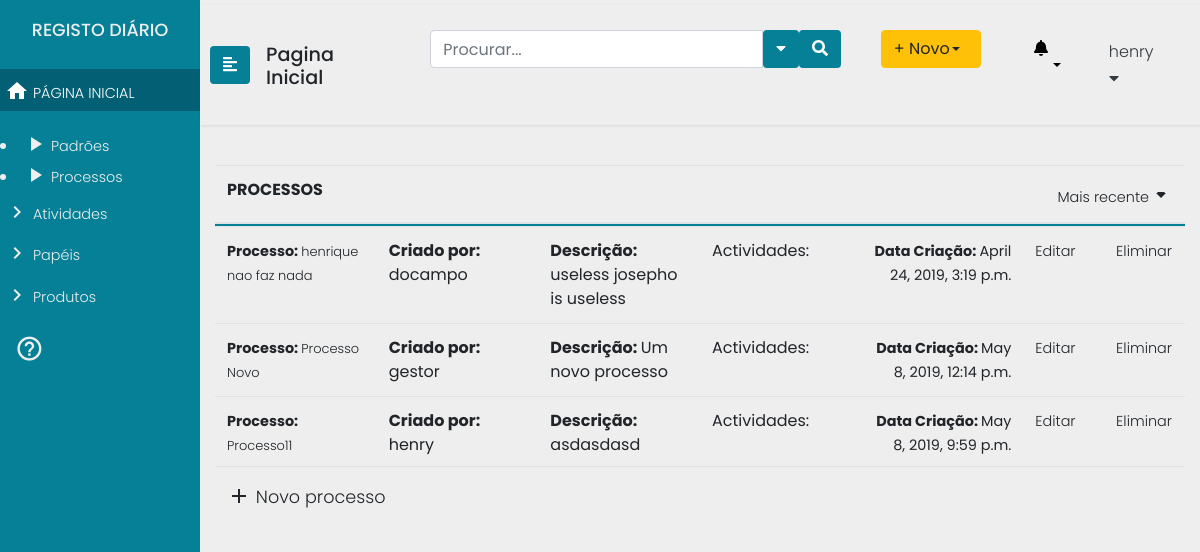
Screenshot of /processos (signed in) with the database file from the repository.
### Users/models.py (models this page shows)
class User(AbstractUser):
    id = models.AutoField(db_column='ID',primary_key=True)
    username = models.CharField(db_column='UserName',
                                max_length=255,
                                unique=True,
                                blank=True,
                                null=True)
    useremail = models.CharField(db_column='UserEmail',
                                 max_length=255,
                                 blank=True,
                                 null=True)
    password = models.CharField(db_column='Password',
                                max_length=255,
                                blank=True, null=True)
    organization = models.ForeignKey(Organization, null=True,blank=True, on_delete=models.SET_NULL)
    class Meta:
        managed = True
        db_table = 'User'
        permissions = (
            ("test_GProc", "Teste de permissao geral Gestor de Processos"),
            ("test_Analist", "Teste de permissao geral Analista"),
            ("test_Func", "Teste de permissao geral Funcionário"),
            ("test_Admin", "Teste de permissao geral Administrador"),)

### processes/models.py (models this page shows, shortened)
class Process(models.Model):
    process_name = models.CharField(max_length=200)
    user = models.ForeignKey(User, null=True, on_delete=models.SET_NULL)
    creation_date = models.DateTimeField("date created", default=django.utils.timezone.now())
    description = models.TextField(max_length=200)

### processes/views.py (the view)
# urls.py: path("processos", views.processos, name="processos"),
@login_required(login_url='/login2')
def processos(request):
	return render(request=request,
				  template_name="processes/processos.html",
				   context={"procs": Process.objects.all(), "acts": Activity.objects.all()})

### templates/processes/processos.html (shortened to what this page needs)
{% extends "processes/header2.html" %}
				{% block content %}
				{% if perms.Users.test_GProc or  perms.Users.test_Analist %}
				{% include "processes/includes/sidenav_gpanalist.html" %}
				<div class="container">
					<table class="table table-hover header-fixed">
						<thead>
							<tr class="d-flex">
								<th class="col-9">PROCESSOS</th>
								<th class="col-3 text-right">
									<a class="dropdown-toggle" id="sidebarCollapse" data-toggle="dropdown" href="#" role="button" aria-haspopup="true" aria-expanded="false"><span>Mais recente</span><i class="material-icons">arrow_drop_down</i></a>
								</th>
							</tr>
						</thead>
						<tbody>
								{% for proc in procs %}
								<tr class="d-flex">
										<td class="col-2"><span><b>Processo: </b><a href="#">{{proc.process_name}} </a></span></td>
										<td class="col-2"><b>Criado por: </b> {{proc.user.username}} </td>
										<td class="col-2"><b>Descrição: </b>{{proc.description}}</span></td>
										<td class="col-2">Actividades:  </td>
										<td class="col-2 text-right"><span><b>Data Criação: </b>{{proc.creation_date}}</span></td>
										<td class="col-1"><b><a href="processos/ProcessUpdate/{{proc.id}} ">Editar</a></span></td>
										<td class="col-1"><b><a href="processos/ProcessDelete/{{proc.id}} ">Eliminar</a></span></td>
									</tr>
									{% endfor %}
						</tbody>
						<tfoot>
							<tr class="d-flex">
								<td class="col-9"><b><a href="/processos/ProcessCreate" class="novo"><i class="material-icons">add</i> Novo processo</a></b></td>
								<td class="col-3 text-right"></td>
							</tr>
						</tfoot>
					</table>
            </div>
		</div>
		{% endif %}
		{% endblock %}

### templates/processes/includes/sidenav_gpanalist.html (shortened to what this page needs)
	<div class="wrapper">
		<nav id="sidebar" class="navbar-info" style="background:#058096;">
			<div class="sidebar-header" style="background:#058096;">
				<h4>REGISTO DIÁRIO </h4>
			</div>
			<ul class="list-unstyled components">
				<li class="active">
					<a href="/"><i class="material-icons">home</i> PÁGINA INICIAL</a>
				</li>
			</ul>
<li>
    <a href="#"><i class="material-icons">play_arrow</i> Padrões</a>
</li>
<li>
    <a href="/processos"><i class="material-icons">play_arrow</i> Processos</a>
</li>
<ul class="list-unstyled components">
    <li>
        <a href="/actividades"><i class="material-icons">keyboard_arrow_right</i> Atividades</a>
    </li>
    <li>
        <a href="/papeis"><i class="material-icons">keyboard_arrow_right</i> Papéis</a>
    </li>
    <li>
        <a href="/produtos"><i class="material-icons">keyboard_arrow_right</i> Produtos</a>
    </li>
</ul>
<div class="CTAs">
                    <a href="#"><i class="material-icons">help_outline</i></a>
				</div>
			</nav>
			<div id="content">
				<nav class="navbar navbar-expand-lg navbar-light">
					<button type="button" id="sidebarCollapse" class="btn text-white" style="background:#058096;">
                        <i class="fas fa-align-left"></i>
					</button>
					<div class="navegation">
						<h3 style="margin-top:10px;">Pagina Inicial</h3>
					</div>
					<div class="collapse navbar-collapse" id="navbarTogglerDemo03">
						<ul class="navbar-nav ml-auto mt-2 mt-lg-0">
							<li class="sidebar-search nav-item active">
								<form class="form-inline input-group  custom-search-form">
									<input type="text"  class="form-control" placeholder="Procurar...">
									<button class="btn btn-default text-white" type="button"  data-toggle="dropdown" aria-haspopup="true" aria-expanded="false">
										<i class="fa fa-caret-down"></i>
									</button>
									<span class="input-group-btn">
										<button class="btn btn-default text-white">
											<i class="fa fa-search"></i>
										</button>
									</span>
								</form>
							</li>
							<li class="nav-item">
								<div class="btn-group">
									<button type="button" class="btn btn-warning dropdown-toggle text-left" style="width:100px;" data-toggle="dropdown" aria-haspopup="true" aria-expanded="false">+ Novo </button>
								</div>
							</li>
							<li class="dropdown for-notification">
								<button class="btn btn-default dropdown-toggle notification" type="button" id="notification" data-toggle="dropdown" aria-haspopup="true" aria-expanded="false">
									<i class="fa fa-bell"></i>
								</button>
							</li>
							<li class="nav-item dropdown">
								<a class="nav-link text-left text-dark" style="font-size:1em;" data-toggle="dropdown" href="#" role="button" aria-haspopup="true" aria-expanded="false">{{user.username}}<i class="fa fa-caret-down"></i></a>
							</li>
						</ul>
					</div>
				</nav>

### processes/static/processes/css/menu.css (style rules this page uses)
body { font-family: 'Poppins', sans-serif; background: #eee; }
h3 { font-family: 'Poppins', sans-serif; font-size: 1.2em; }
h4 { font-family: 'Poppins', sans-serif; font-size: 1.1em; }
p,a { font-family: 'Poppins', sans-serif; font-size: 0.9em; font-weight: 300; line-height: 1.7em; color: #999; }
a,a:hover,a:focus { color: inherit; text-decoration: none; transition: all 0.3s; }
.navbar { padding: 15px 10px; border: none; border-radius: 0; margin-bottom: 40px; box-shadow: 1px 1px 3px rgba(0, 0, 0, 0.1); }
.wrapper { display: flex; width: 100%; align-items: stretch; }
#sidebar { min-width: 200px; max-width: 200px; color: #eeeeee; transition: all 0.3s; }
#sidebar .sidebar-header { padding: 20px 0px 20px 0px; text-align: center; background: #000; }
#sidebar ul.components { padding: 0px 0px 0px 0px; }
a i { position: relative; top: 5px; font-size: 0.9em; }
#sidebar ul li a { padding: 5px; font-size: 0.9em; display: block; }
#sidebar ul li.active>a { color: #fff; background: #036074; }
.dropdown-toggle::after { display: block; position: absolute; top: 50%; right: 20px; transform: translateY(-50%); }
.CTAs { padding:0px 0px 0px 0px; }
.CTAs a { bottom:10px; display: block; border-radius: 5px; margin-left: 15px; }
.CTAs a i { font-size:2em; }
.collapse ul li { padding:10px 20px 10px 20px; }
#content { width: 100vw; padding: 5px 0px 5px 0px; min-height: 100vh; transition: all 0.3s; }
thead > tr { border-bottom: 2px solid #058096; }
td span { font-size:0.9em; }
.novo { font-size:1.1em; }
form button { background:#058096; }
.header-fixed { width: 100%; }
.header-fixed > thead, .header-fixed > tbody, .header-fixed > thead > tr, .header-fixed > tbody > tr, .header-fixed > thead > tr > th, .header-fixed > tbody > tr > td { display: block; }
.header-fixed > tbody > tr:after, .header-fixed > thead > tr:after { content: ' '; display: block; visibility: hidden; clear: both; }
.header-fixed > tbody { overflow-y: auto; height: 30vh; }
.header-fixed > tbody > tr > td, .header-fixed > thead > tr > th { width: 20%; float: left; }
.notification { background:#EEEEEE; }
.navegation { padding: 0px 1em; }

### rows the page displays
User: username "henry"
Process: process_name "henrique nao faz nada", user.username "docampo", description "useless josepho is useless", creation_date "April 24, 2019, 3:19 p.m."
Process: process_name "Processo Novo", user.username "gestor", description "Um novo processo", creation_date "May 8, 2019, 12:14 p.m."
Process: process_name "Processo11", user.username "henry", description "asdasdasd", creation_date "May 8, 2019, 9:59 p.m."
